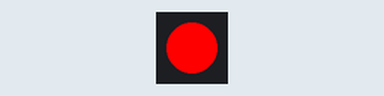
Simulated run of this sketch. Board: Arduino Uno, built with avr-gcc and run on an emulated ATmega328P. On the bench: 1 RGB LEDs in strip order, left to right. Dim RGB values are drawn brighter than linear.

Above: at 0.5 s.
At 1.5 s:
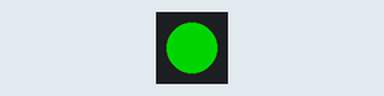
At 5.5 s:
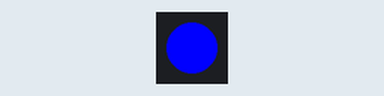
Timing chart, 0 to 6.9 s (numbered marks = the images above):
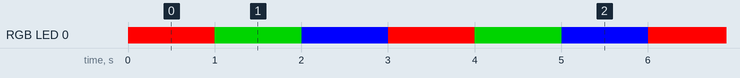

The sketch:

1-fastled.ino
```cpp
#include "FastLED.h"
#define NUM_LEDS 1
CRGB leds[NUM_LEDS];

void setup() {
  FastLED.addLeds<NEOPIXEL, 2>(leds, NUM_LEDS);
}

void loop() {
  leds[0] = CRGB::Red;
  FastLED.show();
  delay(1000);

  leds[0] = CRGB::Green;
  FastLED.show();
  delay(1000);

  leds[0] = CRGB::Blue;
  FastLED.show();
  delay(1000);
}
```

Measured:
- by itself, RGB LED 0: repeats every 3.0 s: RGB(0, 128, 0) 1.0 s, RGB(0, 0, 255) 1.0 s, RGB(255, 0, 0) 1.0 s
- by itself, everything shown: repeats every 3.0 s, in 3 steps
